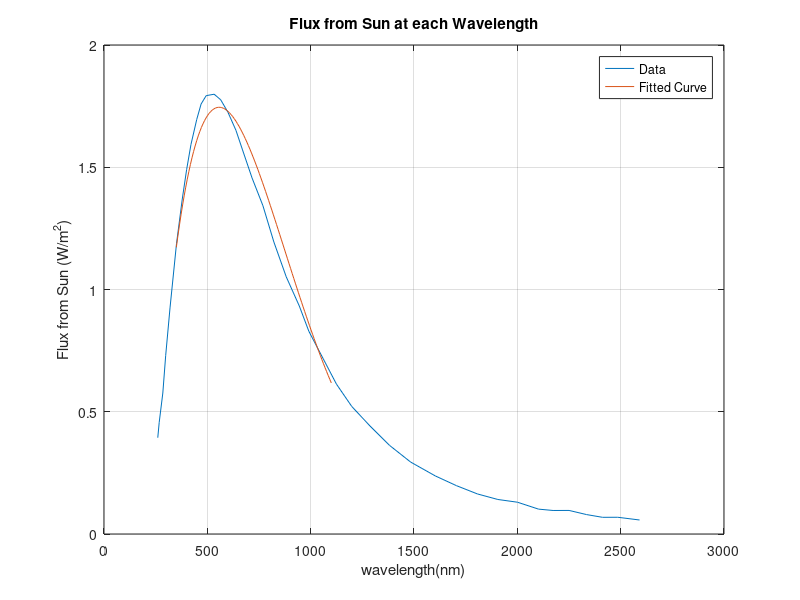
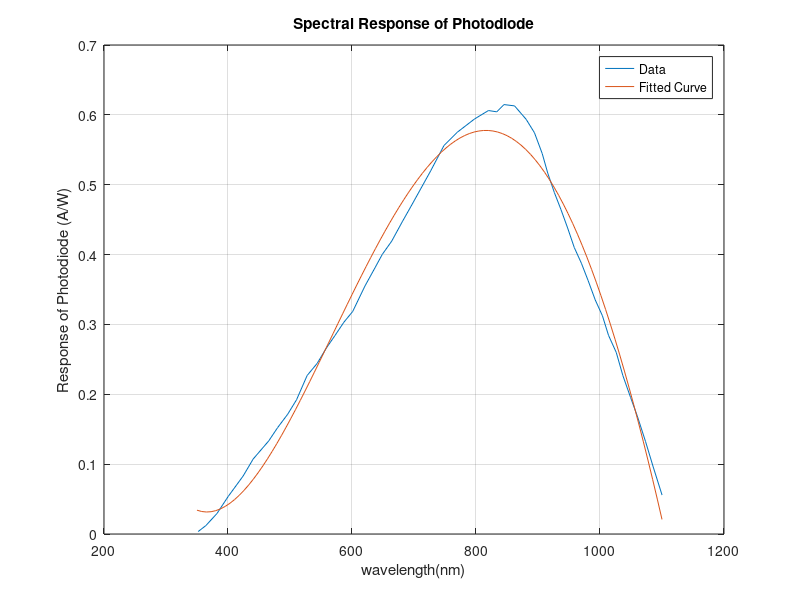
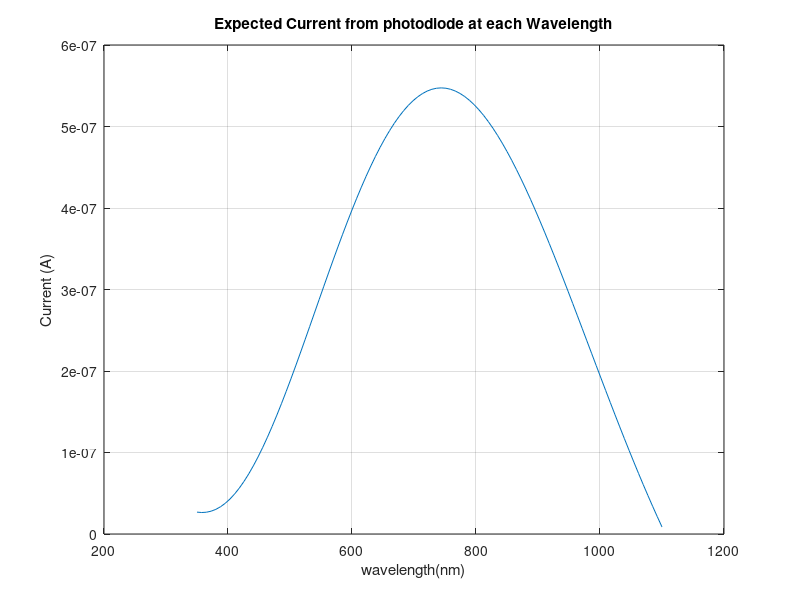

MATLAB code to generate these figures, in order:
close all
clear all
clc

data1 = csvread('Spectral Data.csv');
data2 = csvread('spectralresponse.csv');

% Experiemented with the most accurate power to fit data curve for both
% graphs
p1 = polyfit(data1(:,1),data1(:,2),5);
p2 = polyfit(data2(:,1),data2(:,2),4);
x=linspace(350,1100);

% Multiply together to produce expected current at each wavelength
for i=1:length(x)
    y(i) = (p1(1)*x(i).^5+p1(2)*x(i).^4+p1(3)*x(i).^3+p1(4)*x(i).^2+p1(5)*x(i)+p1(6))...
        *(p2(1)*x(i).^4+p2(2)*x(i).^3+p2(3)*x(i).^2+p2(4)*x(i)+p2(5));
end

figure
plot(data1(:,1),data1(:,2))
hold on
plot(x,p1(1)*x.^5+p1(2)*x.^4+p1(3)*x.^3+p1(4)*x.^2+p1(5)*x+p1(6))
hold off
xlabel('wavelength(nm)')
ylabel('Flux from Sun (W/m^2)')
grid on
legend('Data','Fitted Curve')
title('Flux from Sun at each Wavelength')

figure
plot(data2(:,1),data2(:,2))
hold on
% plot(x,p2(1)*x.^5+p2(2)*x.^4+p2(3)*x.^3+p2(4)*x.^2+p2(5)*x+p2(6))
plot(x,p2(1)*x.^4+p2(2)*x.^3+p2(3)*x.^2+p2(4)*x+p2(5))
hold off
grid on
xlabel('wavelength(nm)')
ylabel('Response of Photodiode (A/W)')
legend('Data','Fitted Curve')
title('Spectral Response of Photodiode')

% Area of photodiode area
y = y*6.714E-7;
figure
plot(x,y)
grid on
ylabel('Current (A)')
xlabel('wavelength(nm)')
title('Expected Current from photodiode at each Wavelength')

% Total expected current
answer = trapz(y);